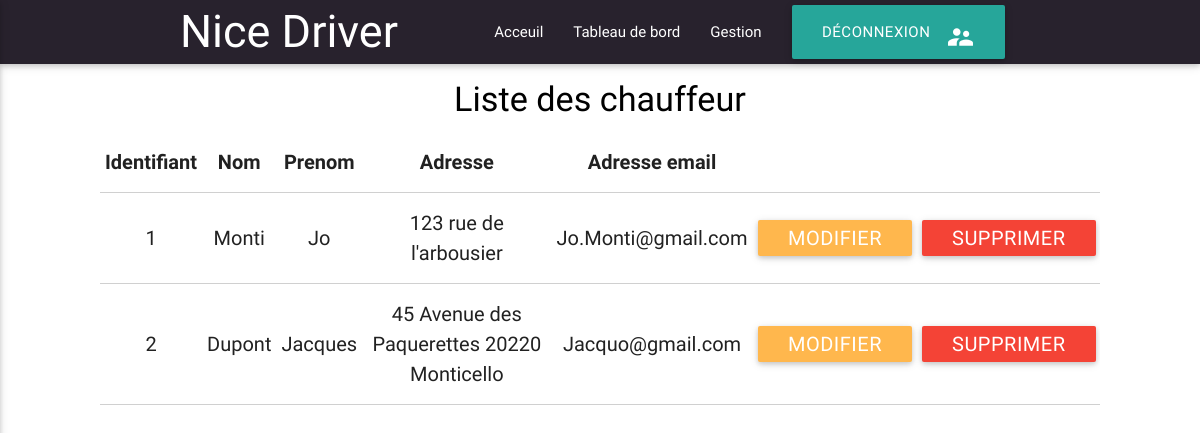
The app's page /vue/Chauffeur_list.php with its own data.
### tables this page shows
CREATE TABLE IF NOT EXISTS `chauffeur` (
  `id` int(11) NOT NULL AUTO_INCREMENT,
  `nom` varchar(255) NOT NULL,
  `prenom` varchar(255) NOT NULL,
  `adresse` varchar(255) NOT NULL,
  `mail` varchar(255) NOT NULL,
  PRIMARY KEY (`id`),
  UNIQUE KEY `mail` (`mail`)
);

### modele/get_chauffeur.php (called while the page is built, shortened)
<?php
class CHAUFFEUR{
	static function get_ALLchauffeur()
	{
    $bdd=connexion();
	$req = $bdd->query('SELECT * FROM chauffeur');
    $chauffeur = $req->fetchAll();
    return $chauffeur;
	}
}

### vue/Chauffeur_list.php (the view, shortened to what this page needs)
<?php include("menu_admin.php"); ?>
<h4 class="center black-text"> Liste des chauffeur</h4>
<div class="tab-content">
    <div id="ReservE" class="tab-pane fade in active">
     <table class="table2 highlight centered bordered  " >
        <thead>
          <tr>
              <th data-field="id">Identifiant</th>
              <th data-field="nom">Nom</th>
              <th data-field="prenom">Prenom</th>
              <th data-field="adresse">Adresse</th>
              <th data-field="mail">Adresse email</th>
          </tr>
        </thead>
        <tbody>
          <?php
              require_once('../modele/get_chauffeur.php');
              $drivers = CHAUFFEUR::get_ALLchauffeur();
              foreach($drivers as $driver)
              {
                print "<tr><td>" .  $driver["id"] . "</td>";
                print "<td>" .  $driver["nom"] . "</td>";
                print "<td>" .  $driver["prenom"] . "</td>";
                print "<td>" .  $driver["adresse"] . "</td>";
                print "<td>" .$driver["mail"]."</td>";
                print "<td><a class=\"waves-effect waves-light orange lighten-2 btn btn-small btn-lg\" href=\"modifier_chauffeur.php?id=".  $driver["id"] ."\">Modifier</a></td>";
                print "<td><a class=\"waves-effect waves-light red btn btn-small btn-lg\" href=\"../controller/supprimer_chauffeur.php?id=".  $driver["id"] ."\">Supprimer</a></td>";
              }
			?>
        </tbody>
      </table>
    </div>
    </div>
  </body>
</html>

### vue/css/style.css (style rules this page uses)
.table2 { background-color: white; width: 1000px; height: 200px; margin: 0 auto; font-size: 20px; border-radius: 0px; overflow: hidden; margin-bottom:100px }
body { display: flex; min-height: 100vh; flex-direction: column; }

### records on screen
chauffeur: id "1", nom "Monti", prenom "Jo", adresse "123 rue de l'arbousier", mail "Jo.Monti@gmail.com"
chauffeur: id "2", nom "Dupont", prenom "Jacques", adresse "45 Avenue des Paquerettes 20220 Monticello", mail "Jacquo@gmail.com"
